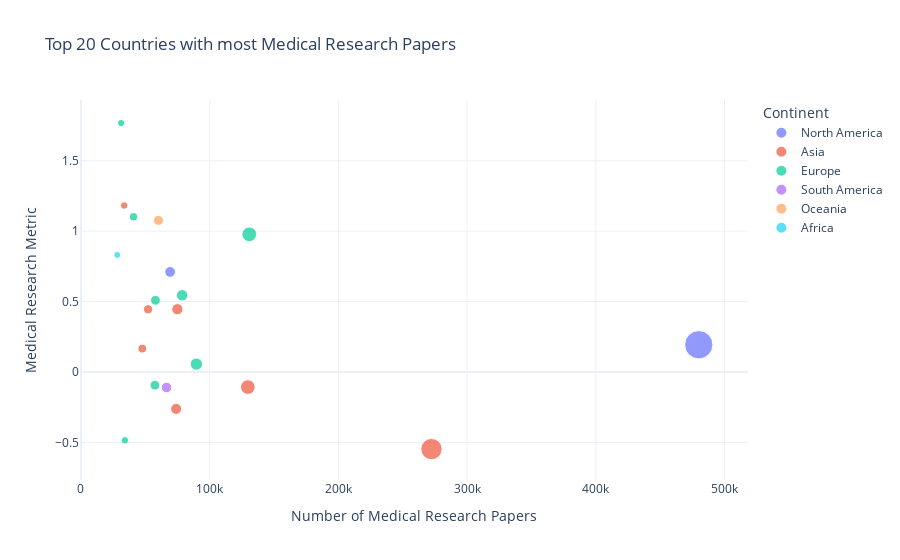

Here is the notebook cell this chart was saved with:
### Code cell
fig = px.scatter(
    data_api_topics.sort_values(by = 'Medicine_paper_count', ascending=False).reset_index(drop=True)[:20],
    x="Medicine_paper_count",
    y="research_metric_med",
    color="continent",
    hover_name="Country",
    hover_data={
        "research_metric_med": True,
        "Medicine_paper_count": True,
        "continent": True
    },
    title="Top 20 Countries with most Medical Research Papers"
)

fig.update_layout(
    xaxis_title="Number of Medical Research Papers",
    yaxis_title="Medical Research Metric",
    legend_title="Continent",
    template="plotly_white"
)

fig.show()

### Figure 1 — Plotly figure (JSON) as saved in the notebook; plotly's stock layout.template omitted (floating-point values rounded to 4 significant figures)
{"data": [{"customdata": [["North America"], ["North America"]], "hovertemplate": "<b>%{hovertext}</b><br><br>continent=%{customdata[0]}<br>Medicine_paper_count=%{marker.size}<br>research_metric_med=%{y}<extra></extra>", "hovertext": ["United States", "Canada"], "legendgroup": "North America", "marker": {"color": "#636efa", "size": [480001, 69262], "sizemode": "area", "sizeref": 1200.0, "symbol": "circle"}, "mode": "markers", "name": "North America", "orientation": "v", "showlegend": true, "type": "scatter", "x": [480001, 69262], "xaxis": "x", "y": [0.1934, 0.7105], "yaxis": "y"}, {"customdata": [["Asia"], ["Asia"], ["Asia"], ["Asia"], ["Asia"], ["Asia"], ["Asia"]], "hovertemplate": "<b>%{hovertext}</b><br><br>continent=%{customdata[0]}<br>Medicine_paper_count=%{marker.size}<br>research_metric_med=%{y}<extra></extra>", "hovertext": ["China", "India", "Indonesia", "Japan", "Turkiye", "Korea, Rep.", "Iran, Islamic Rep."], "legendgroup": "Asia", "marker": {"color": "#EF553B", "size": [272314, 129640, 74881, 73939, 52127, 47641, 33538], "sizemode": "area", "sizeref": 1200.0, "symbol": "circle"}, "mode": "markers", "name": "Asia", "orientation": "v", "showlegend": true, "type": "scatter", "x": [272314, 129640, 74881, 73939, 52127, 47641, 33538], "xaxis": "x", "y": [-0.5475, -0.1072, 0.4459, -0.2618, 0.4451, 0.166, 1.182], "yaxis": "y"}, {"customdata": [["Europe"], ["Europe"], ["Europe"], ["Europe"], ["Europe"], ["Europe"], ["Europe"], ["Europe"]], "hovertemplate": "<b>%{hovertext}</b><br><br>continent=%{customdata[0]}<br>Medicine_paper_count=%{marker.size}<br>research_metric_med=%{y}<extra></extra>", "hovertext": ["United Kingdom", "Germany", "Italy", "Spain", "France", "Netherlands", "Russian Federation", "Switzerland"], "legendgroup": "Europe", "marker": {"color": "#00cc96", "size": [130780, 89683, 78585, 57875, 57448, 40823, 34122, 31166], "sizemode": "area", "sizeref": 1200.0, "symbol": "circle"}, "mode": "markers", "name": "Europe", "orientation": "v", "showlegend": true, "type": "scatter", "x": [130780, 89683, 78585, 57875, 57448, 40823, 34122, 31166], "xaxis": "x", "y": [0.9776, 0.05593, 0.5446, 0.5087, -0.09407, 1.102, -0.4854, 1.768], "yaxis": "y"}, {"customdata": [["South America"]], "hovertemplate": "<b>%{hovertext}</b><br><br>continent=%{customdata[0]}<br>Medicine_paper_count=%{marker.size}<br>research_metric_med=%{y}<extra></extra>", "hovertext": ["Brazil"], "legendgroup": "South America", "marker": {"color": "#ab63fa", "size": [66437], "sizemode": "area", "sizeref": 1200.0, "symbol": "circle"}, "mode": "markers", "name": "South America", "orientation": "v", "showlegend": true, "type": "scatter", "x": [66437], "xaxis": "x", "y": [-0.1101], "yaxis": "y"}, {"customdata": [["Oceania"]], "hovertemplate": "<b>%{hovertext}</b><br><br>continent=%{customdata[0]}<br>Medicine_paper_count=%{marker.size}<br>research_metric_med=%{y}<extra></extra>", "hovertext": ["Australia"], "legendgroup": "Oceania", "marker": {"color": "#FFA15A", "size": [60217], "sizemode": "area", "sizeref": 1200.0, "symbol": "circle"}, "mode": "markers", "name": "Oceania", "orientation": "v", "showlegend": true, "type": "scatter", "x": [60217], "xaxis": "x", "y": [1.077], "yaxis": "y"}, {"customdata": [["Africa"]], "hovertemplate": "<b>%{hovertext}</b><br><br>continent=%{customdata[0]}<br>Medicine_paper_count=%{marker.size}<br>research_metric_med=%{y}<extra></extra>", "hovertext": ["Egypt, Arab Rep."], "legendgroup": "Africa", "marker": {"color": "#19d3f3", "size": [28166], "sizemode": "area", "sizeref": 1200.0, "symbol": "circle"}, "mode": "markers", "name": "Africa", "orientation": "v", "showlegend": true, "type": "scatter", "x": [28166], "xaxis": "x", "y": [0.8313], "yaxis": "y"}], "layout": {"legend": {"itemsizing": "constant", "title": {"text": "Continent"}, "tracegroupgap": 0}, "title": {"text": "Top 20 Countries with most Medical Research Papers"}, "xaxis": {"anchor": "y", "domain": [0, 1], "title": {"text": "Number of Medical Research Papers"}}, "yaxis": {"anchor": "x", "domain": [0, 1], "title": {"text": "Medical Research Metric"}}}}
